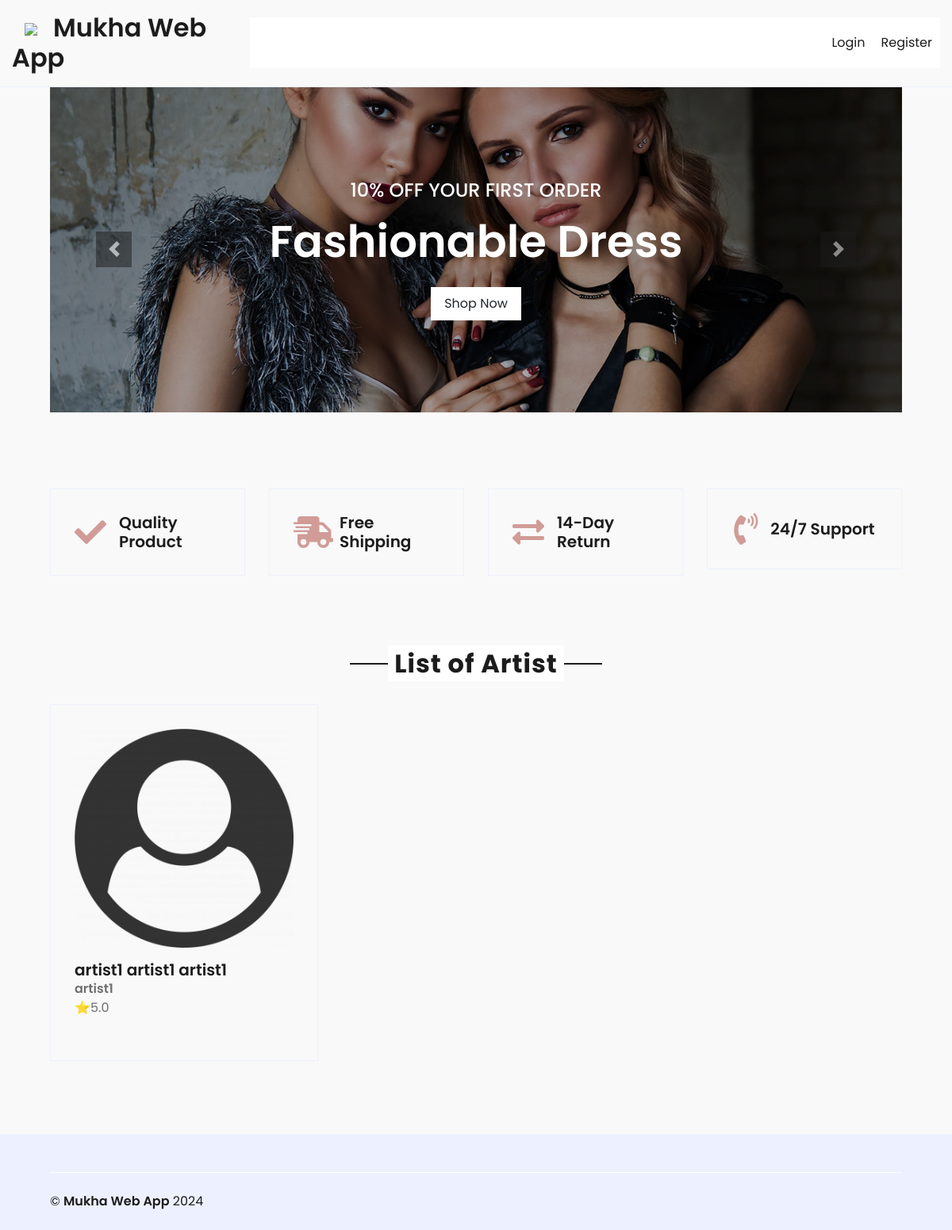
The page / on the database its author committed.
### tables this page shows
CREATE TABLE `tbluser` (
  `RowNum` int(11) NOT NULL,
  `UserID` varchar(250) NOT NULL,
  `FName` varchar(50) NOT NULL,
  `MName` varchar(50) NOT NULL,
  `LName` varchar(50) NOT NULL,
  `Age` int(11) NOT NULL,
  `Birthdate` datetime NOT NULL,
  `CivilStatus` varchar(50) NOT NULL,
  `Brgy` varchar(50) NOT NULL,
  `City` varchar(50) NOT NULL,
  `CompleteAddress` varchar(250) NOT NULL,
  `ContactNumber` char(10) NOT NULL,
  `UserName` varchar(50) NOT NULL,
  `Password` varchar(250) NOT NULL,
  `TypeUser` varchar(50) NOT NULL,
  `ProfImg` varchar(50) NOT NULL,
  `Status` varchar(50) DEFAULT NULL
);

### includes/autoload.inc.php (called while the page is built, shortened)
<?php
include 'dbConnection/ClsConnection.php';
function Autoload($classname)
{
    $path = "config/";
    $extenstion = ".config.php";
    $full_path = $path . $classname . $extenstion;
}

### dbConnection/ClsConnection.php (called while the page is built, shortened)
<?php
class db{
	private $DB_HOST = DB_HOST;
	private $DB_USER = DB_USER;
	private $DB_PASS = DB_PASS;
	private $DB_NAME = DB_NAME;
	public function PlsConnect(){
		try{
			$getconn = "mysql:host=".$this->DB_HOST."; dbname=".$this->DB_NAME;
			$conn = new PDO($getconn,$this->DB_USER,$this->DB_PASS);
			$conn->setAttribute(PDO::ATTR_DEFAULT_FETCH_MODE,PDO::FETCH_ASSOC);
			return $conn;
		}catch(PDOException $error){
			die("ERROR MESSAGE:".$error->getMessage());
		}
	}
}
?>

### config/controller.config.php (called while the page is built, shortened)
<?php
class controller extends db
{
    protected function fetch_artist()
    {
        $stmt = $this->PlsConnect()->prepare("SELECT UserID,FName,MName,LName,CompleteAddress,ProfImg FROM `tbluser` WHERE `TypeUser`='Artist' AND `Status`='Accept' ORDER BY FName ASC ");
        $stmt->execute();
        return $stmt;
    }
}

### config/fetch.config.php (called while the page is built, shortened)
<?php
class fetch extends controller
{
    public function fetchArtist()
    {
        $stmt = $this->fetch_artist();
        return $stmt;
    }
}

### index.php (the view, shortened to what this page needs)
<?php
include 'includes/autoload.inc.php';
include 'includes/header.php';
include 'includes/navbar.php';
?>
<div class="col-lg-12">
    <div id="header-carousel" class="carousel slide" data-ride="carousel">
        <div class="carousel-inner">
            <div class="carousel-item active" style="height: 410px;">
                <img class="img-fluid" src="img/carousel-1.jpg" alt="Image">
                <div class="carousel-caption d-flex flex-column align-items-center justify-content-center">
                    <div class="p-3" style="max-width: 700px;">
                        <h4 class="text-light text-uppercase font-weight-medium mb-3">10% Off Your First Order</h4>
                        <h3 class="display-4 text-white font-weight-semi-bold mb-4">Fashionable Dress</h3>
                        <a href="" class="btn btn-light py-2 px-3">Shop Now</a>
                    </div>
                </div>
            </div>
        </div>
        <a class="carousel-control-prev" href="#header-carousel" data-slide="prev">
            <div class="btn btn-dark" style="width: 45px; height: 45px;">
                <span class="carousel-control-prev-icon mb-n2"></span>
            </div>
        </a>
        <a class="carousel-control-next" href="#header-carousel" data-slide="next">
            <div class="btn btn-dark" style="width: 45px; height: 45px;">
                <span class="carousel-control-next-icon mb-n2"></span>
            </div>
        </a>
    </div>
</div>
</div>
</div>
<div class="container-fluid pt-5">
    <div class="row px-xl-5 pb-3">
        <div class="col-lg-3 col-md-6 col-sm-12 pb-1">
            <div class="d-flex align-items-center justify-content-center border mb-4" style="padding: 30px;">
                <h1 class="fa fa-check text-primary m-0 mr-3"></h1>
                <h5 class="font-weight-semi-bold m-0">Quality Product</h5>
            </div>
        </div>
        <div class="col-lg-3 col-md-6 col-sm-12 pb-1">
            <div class="d-flex align-items-center justify-content-center border mb-4" style="padding: 30px;">
                <h1 class="fa fa-shipping-fast text-primary m-0 mr-2"></h1>
                <h5 class="font-weight-semi-bold m-0">Free Shipping</h5>
            </div>
        </div>
        <div class="col-lg-3 col-md-6 col-sm-12 pb-1">
            <div class="d-flex align-items-center justify-content-center border mb-4" style="padding: 30px;">
                <h1 class="fas fa-exchange-alt text-primary m-0 mr-3"></h1>
                <h5 class="font-weight-semi-bold m-0">14-Day Return</h5>
            </div>
        </div>
        <div class="col-lg-3 col-md-6 col-sm-12 pb-1">
            <div class="d-flex align-items-center justify-content-center border mb-4" style="padding: 30px;">
                <h1 class="fa fa-phone-volume text-primary m-0 mr-3"></h1>
                <h5 class="font-weight-semi-bold m-0">24/7 Support</h5>
            </div>
        </div>
    </div>
</div>
<div class="container-fluid pt-5">
    <div class="text-center mb-4">
        <h2 class="section-title px-5"><span class="px-2">List of Artist</span></h2>
    </div>
    <div class="row px-xl-5 pb-3">
        <?php
        $fetch_artist = new fetch();
        $res = $fetch_artist->fetchArtist();
        if ($res->rowCount() != 0) {
            while ($row = $res->fetch()) {
                ?>
                <div class="col-lg-4 col-md-6 pb-1">
                    <div class="cat-item d-flex flex-column border mb-4" style="padding: 30px;">
                        <a href="view-info.php?UserID=<?= $row['UserID'] ?>"
                            class="cat-img position-relative overflow-hidden mb-3">
                            <img class="img-fluid" src="uploads/<?= $row['ProfImg'] ?>" alt="">
                        </a>
                        <h5 class="font-weight-semi-bold m-0"><?= $row['FName'] ?>         <?= $row['MName'] ?>         <?= $row['LName'] ?>
                        </h5>
                        <p class="font-weight-semi-bold m-0"><?= $row['CompleteAddress'] ?></p>
                        <span>⭐5.0</span>
                        <br />
                    </div>
                </div>
                <?php
            }
        } else {
            echo "No Artist Available";
        }
        ?>
    </div>
</div>
<?php
include 'includes/footer.php';
?>

### rows shown on the page
tbluser: ProfImg (placeholder picture), FName "artist1", MName "artist1", LName "artist1", CompleteAddress "artist1"
